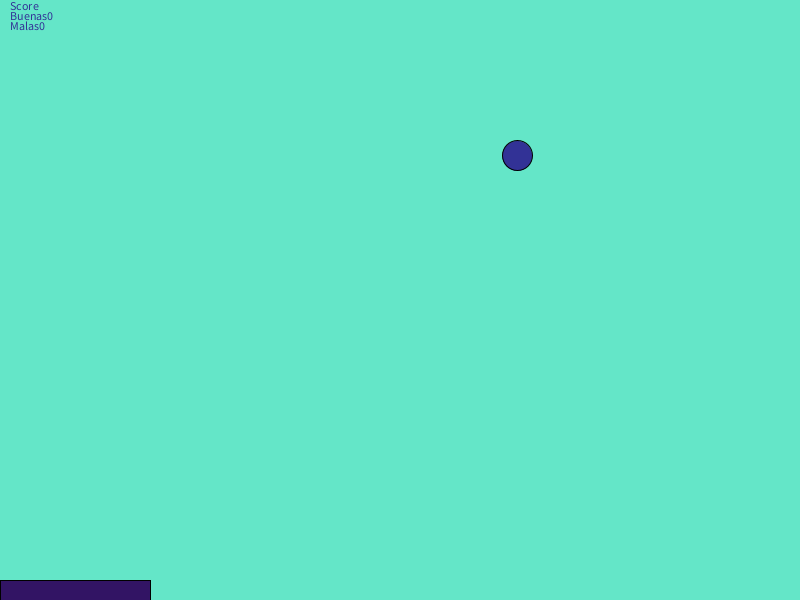
Frame 1 (no input)
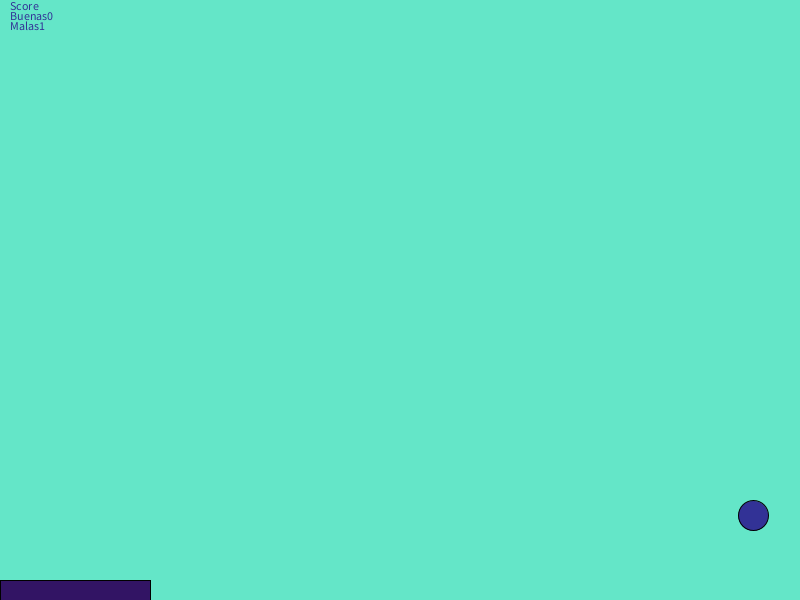
Frame 60 (the mouse pressed at the canvas centre just before this capture)
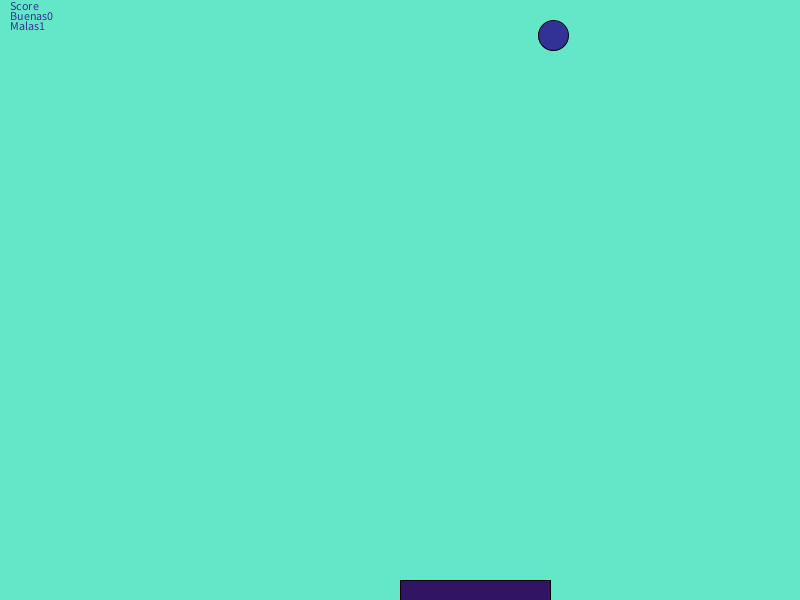
Frame 120 (the mouse held since frame 60 and released just before this capture)

The Processing sketch that drew these frames (run headless with seeded random() and noise(); from frame 60 on, the mouse is pressed at the canvas centre):

// Processing sketch: processing_77250
// ── processing_77250.pde

float posX=random(800);
float posY=random(600);
float sentidoX=4;
float sentidoY=8;
int buenas=0;
int malas=0;
void setup() {
  size (800,600);
  background (100,230,200);
}
void draw () {
  background (100,230,200);
  fill (50,20,100);
 
rect (mouseX,height-20,150,20);
fill (50,50,150);
ellipse (posX,posY,30,30);
posY=posY+sentidoY;
posX=posX+sentidoX;
 
if (posY>=height-30) {
  sentidoY= -sentidoY;
  float distancia = abs (mouseX-posX);
  if (distancia<=100) buenas= buenas+1;
  else malas=malas+1;
   
}
if (posY-30<= 0) {
  sentidoY=-sentidoY;
}
if (posX >= width -30) {
sentidoX =-sentidoX;
 
}
if (posX-30 <= 0) {
  sentidoX=-sentidoX;
}
text ("Score",10,10);
text ("Buenas"+ buenas,10,20);
text ("Malas" + malas,10,30);
 
}
